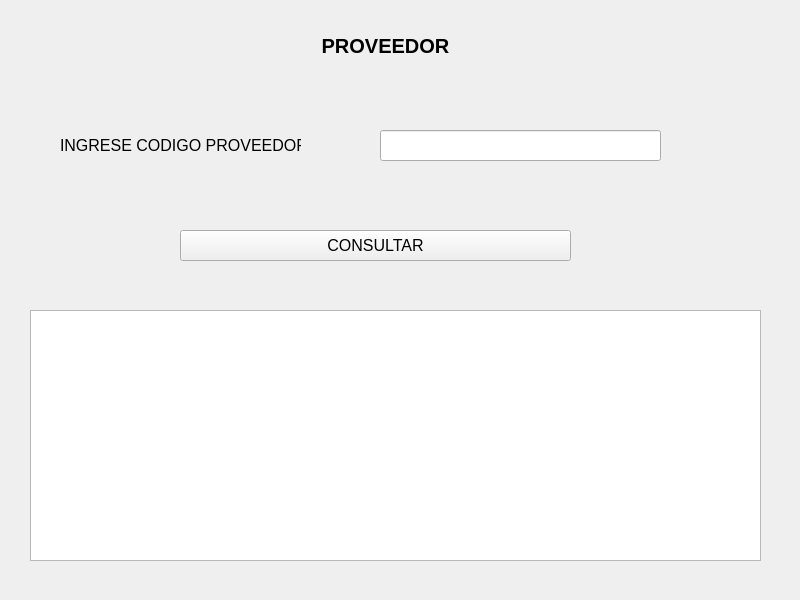
<?xml version="1.0" encoding="UTF-8"?>
<ui version="4.0">
 <class>MainWindow</class>
 <widget class="QMainWindow" name="MainWindow">
  <property name="geometry">
   <rect>
    <x>0</x>
    <y>0</y>
    <width>800</width>
    <height>600</height>
   </rect>
  </property>
  <property name="windowTitle">
   <string>MainWindow</string>
  </property>
  <widget class="QWidget" name="centralwidget">
   <widget class="QTextBrowser" name="txtResultado">
    <property name="geometry">
     <rect>
      <x>30</x>
      <y>310</y>
      <width>731</width>
      <height>251</height>
     </rect>
    </property>
   </widget>
   <widget class="QLabel" name="label_10">
    <property name="geometry">
     <rect>
      <x>60</x>
      <y>130</y>
      <width>241</width>
      <height>31</height>
     </rect>
    </property>
    <property name="font">
     <font>
      <pointsize>12</pointsize>
     </font>
    </property>
    <property name="text">
     <string>INGRESE CODIGO PROVEEDOR:</string>
    </property>
   </widget>
   <widget class="QPushButton" name="btnConsultar">
    <property name="geometry">
     <rect>
      <x>180</x>
      <y>230</y>
      <width>391</width>
      <height>31</height>
     </rect>
    </property>
    <property name="font">
     <font>
      <pointsize>12</pointsize>
     </font>
    </property>
    <property name="text">
     <string>CONSULTAR</string>
    </property>
   </widget>
   <widget class="QLabel" name="label">
    <property name="geometry">
     <rect>
      <x>190</x>
      <y>30</y>
      <width>391</width>
      <height>31</height>
     </rect>
    </property>
    <property name="font">
     <font>
      <pointsize>15</pointsize>
      <weight>75</weight>
      <bold>true</bold>
     </font>
    </property>
    <property name="text">
     <string>PROVEEDOR</string>
    </property>
    <property name="alignment">
     <set>Qt::AlignCenter</set>
    </property>
   </widget>
   <widget class="QLineEdit" name="txtProveedor">
    <property name="geometry">
     <rect>
      <x>380</x>
      <y>130</y>
      <width>281</width>
      <height>31</height>
     </rect>
    </property>
   </widget>
  </widget>
 </widget>
 <resources/>
 <connections/>
</ui>
